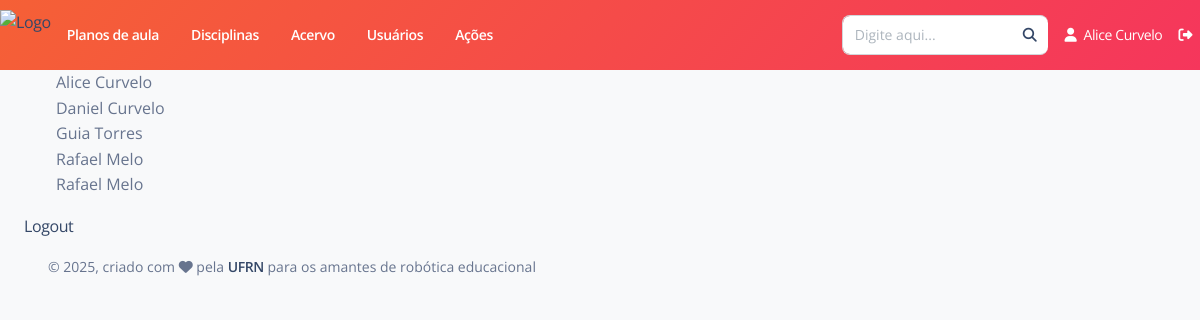
/usuario/listar-ativos/ (signed in), run on the app's committed database.
### Usuario/models.py (models this page shows)
class Usuario(User):
    cidade = models.CharField(max_length=100, verbose_name='Cidade')
    estado = models.CharField(max_length=2, choices=ESTADOS, default='AC', verbose_name='Estado')
    avatar = models.ImageField(upload_to='profile-pic/', default='profile-pic/default.jpeg')
    interesses = models.ManyToManyField('Disciplina.Disciplina', through='Interesses')
    def __str__(self):
        return self.first_name + " " + self.last_name
    class Meta:
        ordering = ['first_name', 'last_name']
        verbose_name = "Usuário"
        verbose_name_plural = "Usuários"

### Usuario/views.py (the view)
# urls.py: path('listar-ativos/', views.listar_ativos, name='listar_ativos'),
@login_required
def listar_ativos(request):
    lista_usuarios = Usuario.objects.filter(is_active=True)
    informacoes = {
        'lista_usuarios': lista_usuarios,
        'ativos': True
    }
    return render(request, "Usuario/listar.html", informacoes)

### templates/Usuario/listar.html (shortened to what this page needs)
{% extends "Base/base.html" %}
{% block conteudo %}
    {% if not lista_usuarios %}
        <h4>Não há usuários cadastrados.</h4>
    {% else %}
        <ul>
            {% for usuario in lista_usuarios %}
                <li>{{usuario}}</li>
            {% endfor %}
        </ul>
    {% endif %}
    <a href="{% url 'usuario:logout' %}">Logout</a>
{% endblock %}

### templates/Base/navbar-horizontal.html (shortened to what this page needs)
{% load static %}
<nav class="navbar navbar-expand-lg px-0 shadow-none bg-gradient-danger" style="height: 70px;">
  <div class="collapse navbar-collapse justify-content-between" id="navbar">
    <ul class="navbar-nav">
      <li class="nav-item d-flex align-items-center h-100">
        <a href="{% url 'home' %}" class="d-flex align-items-center" style="height: 50px;">
          <img src="{% static 'assets/img/LogoRAP-transparente.png' %}"
               style="height: 100%; width: auto; display: block;"
               alt="Logo">
        </a>
      </li>
      <li class="nav-item px-3 d-flex align-items-center">
        <a href="{% url 'plano_aula:listar' %}" class="nav-link font-weight-bold px-0 text-white">
          Planos de aula
        </a>
      </li>
      <li class="nav-item px-3 d-flex align-items-center">
        <a href="{% url 'disciplina:listar' %}" class="nav-link font-weight-bold px-0 text-white">
          Disciplinas
        </a>
      </li>
      <li class="nav-item px-3 d-flex align-items-center">
        <a href="{% url 'acervo:acervo' %}" class="nav-link font-weight-bold px-0 text-white">
          Acervo
        </a>
      </li>
      <li class="nav-item px-3 d-flex align-items-center">
        <a href="" class="nav-link font-weight-bold px-0 text-white">
          Usuários
        </a>
      </li>
      <li class="nav-item px-3 d-flex align-items-center">
        <a href="{% url 'acoes:listar' %}" class="nav-link font-weight-bold px-0 text-white">
          Ações
        </a>
      </li>
    </ul>
    <ul class="navbar-nav align-items-center">
      <li class="nav-item me-2">
        <form action="{% url 'buscar' %}" method="get">
            <div class="input-group">
                <input type="text"
                      class="form-control"
                      placeholder="Digite aqui..."
                      name="q"
                      id="input_busca"
                      value="{{ request.GET.q }}">
                <span class="input-group-text">
                    <a href="#" onclick="this.closest('form').submit(); return false;">
                        <i class="fa fa-search"></i>
                    </a>
                </span>
            </div>
        </form>
      </li>
      <li class="nav-item">
        <a href="#" class="nav-link text-white">
          <i class="fa fa-user me-1"></i> {{ user.first_name }} {{ user.last_name }}
        </a>
      </li>
      <li class="nav-item">
        <a href="{% url 'usuario:logout' %}" class="nav-link text-white">
          <i class="fa fa-sign-out-alt"></i>
        </a>
      </li>
    </ul>
  </div>
</nav>

### data on the page
Usuario: last_name "Alice Curvelo"
Usuario: last_name "Daniel Curvelo"
Usuario: last_name "Guia Torres"
Usuario: last_name "Rafael Melo"
Usuario: last_name "Rafael Melo"

### other printed values
{{ user.first_name }} "Alice"
{{ user.last_name }} "Curvelo"
